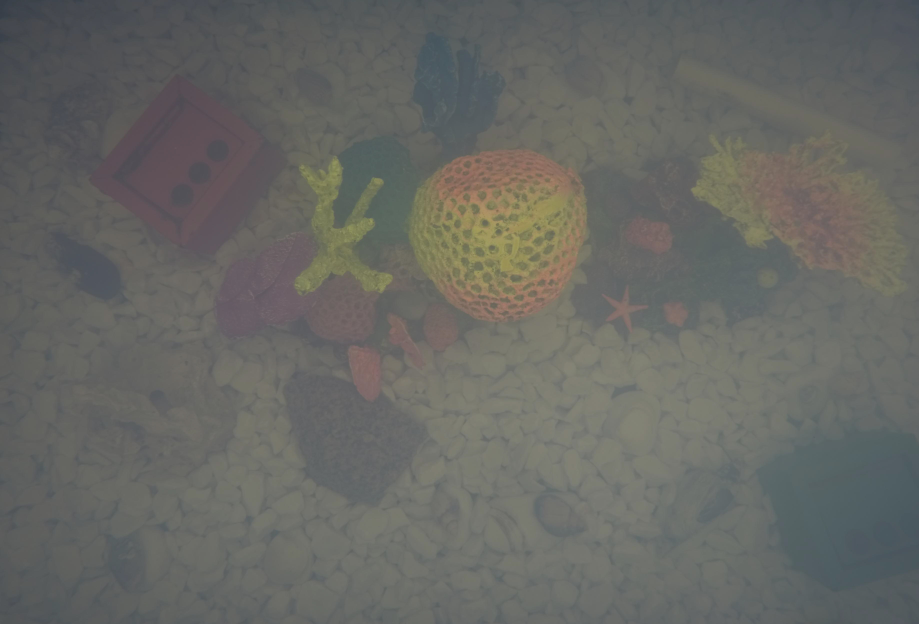
#> input picture TurbidityDataSetInputImages/a12.jpg, 3676 x 2496 px, found by its file name (shown at 1/4 size)
$ python UWIEScipyDifferentialEvolutionV3.py
#> lines starting #> are read from the running program, lines starting #| are printed output that depends on the picture
#!/usr/bin/env python
# coding: utf-8

# In[4]:


import cv2
import numpy as np
import matplotlib.pyplot as plt
from matplotlib import pyplot as plt
# %matplotlib inline
from tqdm import tqdm_notebook as tqdm
import time
from scipy.optimize import differential_evolution
import copy

# In[5]:


# In[10]:
if(0):
	for i in range(0, GivenImage.shape[-1]):
		image = GivenImage[:, :, i]
		# image = GivenImage
		TotalNumberOfPixelsInImage = (image.shape[0])*(image.shape[1])
		NumberofPixelsPerIntensity = np.zeros(256)
		for j in range(0, 256):
			NumberofPixelsPerIntensity[j] = np.sum(image == j)
		probDensity = NumberofPixelsPerIntensity/TotalNumberOfPixelsInImage
		plt.plot(np.arange(0, 256, 1), probDensity, color='red')
		plt.fill_between(np.arange(0, 256, 1), probDensity, color='red')
		plt.show()
		plt.imshow(GivenImage[:, :, i], cmap='gray')
		plt.show()

# [5 lines of commented-out code are left out]
global itera
itera = 0


# In[7]:
# [188 lines left out: functions pixelVal, objectiveFunction, contrastStretching, not called in this run]


# In[14]:


def EnhanceTheImage(GivenImage):
	if(1):
		BestWforEachChannel = np.zeros(3)
		cumulImageProbDensity1 = []
		for i in range(0,GivenImage.shape[-1]):
			image = GivenImage[:,:,i]
			TotalNumberOfPixelsInImage = (image.shape[0])*(image.shape[1])
			NumberofPixelsPerIntensity = np.zeros(256)
			for j in range(0,256):
				NumberofPixelsPerIntensity[j] = np.sum(image==j)
			probDensity = NumberofPixelsPerIntensity/TotalNumberOfPixelsInImage
			cumulImageProbDensity1.append(np.cumsum(probDensity))

	#if(0):
	#cumulImageProbDensity1 = 5
	lowerBound = 0.0
	upperBound = 0.1
	s1LowerBound = 0.0
	s1UpperBound = 127.0
	s2LowerBound = 128.0
	s2UpperBound = 255.0
	bounds1 = [(lowerBound,upperBound)]*3
	bounds2 = [(s1LowerBound,s1UpperBound)]*3
	bounds3 = [(s2LowerBound,s2UpperBound)]*3
	bounds = bounds1+bounds2+bounds3
	print('the bounds are ')
	print(bounds)
	print('starting the DEAlgo')
	result = differential_evolution(objectiveFunction, bounds,args = (GivenImage,cumulImageProbDensity1),disp = True,strategy = 'best1bin',tol=1e-4,popsize=40,mutation=0.8,recombination = 0.7,maxiter = 100,workers = 10)
	BestWforEachChannel = result.x

	print('BestWforEachChannel')
	print(BestWforEachChannel)

	EnhancedImage = np.zeros(GivenImage.shape)
	for i in range(0,GivenImage.shape[-1]):
		EnhancedImage[:,:,i] = contrastStretching(GivenImage[:,:,i],BestWforEachChannel[i],BestWforEachChannel[i+3],BestWforEachChannel[i+6])
	return EnhancedImage


# In[ ]:
# GivenImage = cv2.imread("SampleImage1.jpg")
#GivenImage = cv2.imread("1flag.png")
#GivenImage = cv2.imread("2flag.JPG")

GivenImage = cv2.imread("a12.jpg")
#> GivenImage is the input picture: shape (2496, 3676, 3); mean B, G, R 99.5, 103.6, 103
#GivenImage = cv2.imread("UW3.png")
GivenImage = cv2.cvtColor(GivenImage, cv2.COLOR_BGR2RGB)
GivenImage = GivenImage[950:1050,1600:1900,:]
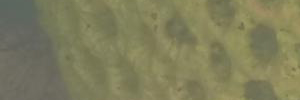
#> GivenImage: shape (100, 300, 3); mean R, G, B 126.9, 125.6, 91.4
print('min and max in the griven image are ',np.min(GivenImage),np.max(GivenImage))
#| min and max in the griven image are  66 165
print(GivenImage.dtype)
#| uint8
plt.imshow(GivenImage)
plt.show()
GivenImage = GivenImage.astype(np.float64)
print('min and max in the griven image are ',np.min(GivenImage),np.max(GivenImage))
#| min and max in the griven image are  66.0 165.0
print(GivenImage.dtype)
#| float64
plt.imshow(GivenImage.astype(np.uint8))
plt.show()
# [11 lines of commented-out code are left out]
print(GivenImage.dtype)
#| float64

if(0):
	for i in range(0, GivenImage.shape[-1]):
		image = GivenImage[:, :, i]
		# image = GivenImage
		TotalNumberOfPixelsInImage = (image.shape[0])*(image.shape[1])
		NumberofPixelsPerIntensity = np.zeros(256)
		for j in range(0, 256):
			NumberofPixelsPerIntensity[j] = np.sum(image == j)
		probDensity = NumberofPixelsPerIntensity/TotalNumberOfPixelsInImage
		plt.plot(np.arange(0, 256, 1), probDensity, color='red')
		plt.fill_between(np.arange(0, 256, 1), probDensity, color='red')
		plt.show()
		plt.imshow(GivenImage[:, :, i], cmap='gray')
		plt.show()


temp = EnhanceTheImage(GivenImage)
#> the loop in EnhanceTheImage, `for i in range(0,GivenImage.shape[-1]):` made 3 passes
#> pass 1, in EnhanceTheImage, `image = GivenImage[:,:,i]`:
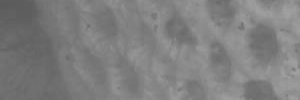
#> image: shape (100, 300) float64; min 91, max 165, mean 126.9
#> pass 3, in EnhanceTheImage, `image = GivenImage[:,:,i]`:
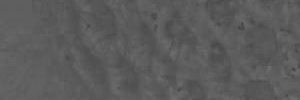
#> image: shape (100, 300) float64; min 66, max 111, mean 91.4
#> after the loop in EnhanceTheImage, `for i in range(0,GivenImage.shape[-1]):`: cumulImageProbDensity1 = 3 items
#> (the run stopped early here; a loop or call above may not have finished)
